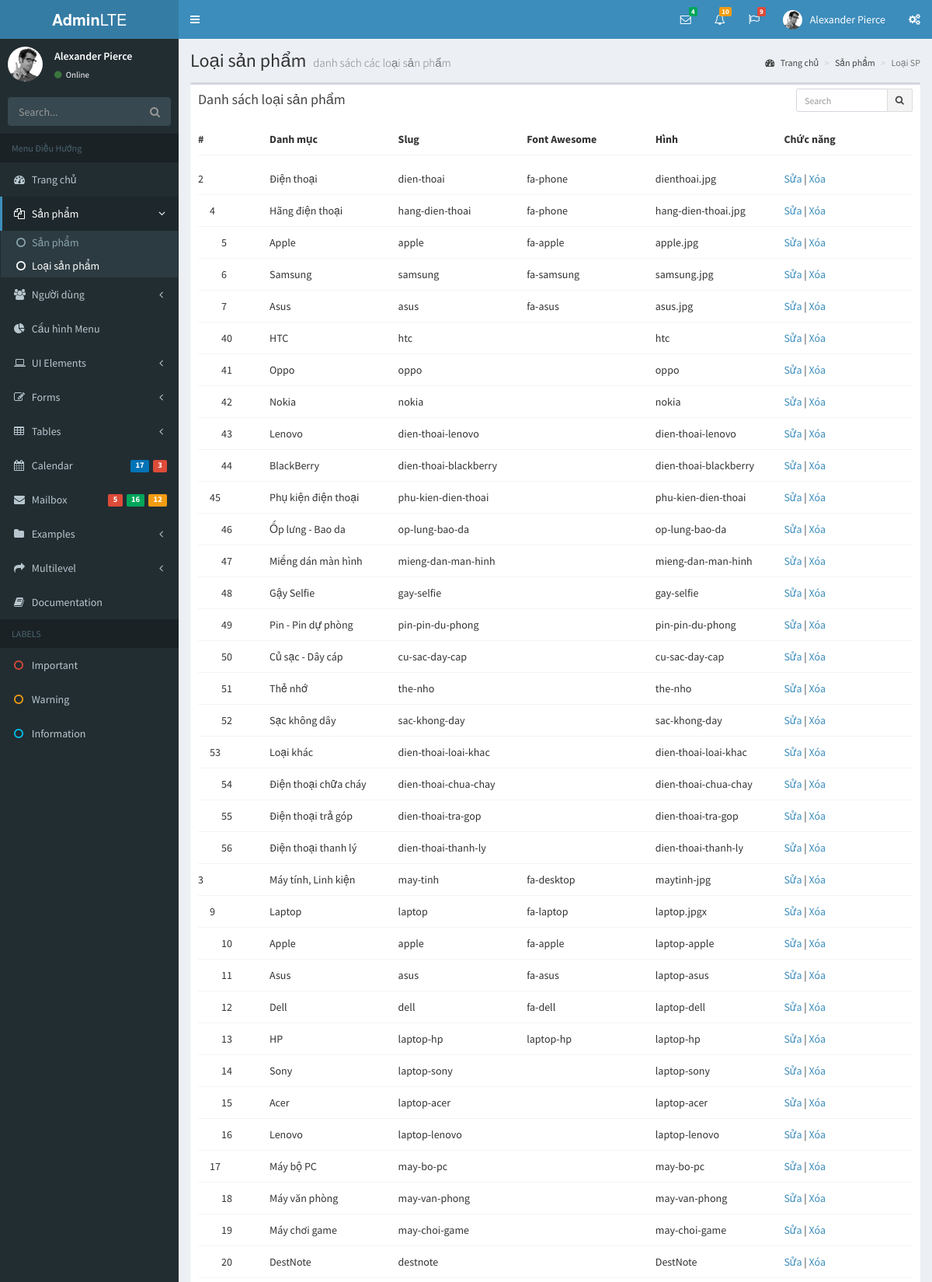
Screenshot of /index.php/admin/products/Categories (upper part) with the database file from the repository.
### tables this page shows
CREATE TABLE IF NOT EXISTS `categories` (
`cat_id` int(11) NOT NULL,
  `cat_name` varchar(50) NOT NULL,
  `cat_img` varchar(100) NOT NULL,
  `cat_slug` varchar(50) NOT NULL,
  `cat_font_awesome` varchar(200) NOT NULL,
  `cat_keyword` varchar(100) NOT NULL,
  `cat_description` varchar(200) NOT NULL,
  `cat_parent` int(3) NOT NULL
);

### application/controllers/admin/Products.php (called while the page is built, shortened)
<?php
class Products extends CI_Controller {
    public function __construct() {
        $this->load->helper('url');
        $this->load->model('admin/MProducts');
    }
    public function Categories() {
        $categories = $this->MProducts->getAll();
        $getParents = $this->MProducts->getParent();
        $data = array(
            'categories' => $categories,
            'parents' => $getParents
        );
        $this->load->view('backend/templates/backend_head');
        $this->load->view('backend/templates/backend_top');
        $this->load->view('backend/modules/products/list_categories', $data);
        $this->load->view('backend/templates/backend_bot');
    }
}

### index.php (called while the page is built, shortened)
<?php
require_once BASEPATH.'core/CodeIgniter.php';

### application/models/admin/MProducts.php (called while the page is built, shortened)
<?php
class MProducts extends CI_Model {
    function getAll() {
        return $this->db->get('categories')->result();
    }
    function getParent() {
        $this->db->where('cat_parent', 0);
        return $this->db->get('categories')->result();
    }
}

### application/views/backend/modules/products/list_categories.php (the view, shortened to what this page needs)
<div class="content-wrapper">
    <section class="content-header">
        <h1>
            Loại sản phẩm
            <small>danh sách các loại sản phẩm</small>
        </h1>
        <ol class="breadcrumb">
            <li><a href="<?php echo admin; ?>"><i class="fa fa-dashboard"></i> Trang chủ</a></li>
            <li><a href="<?php echo admin . "/Products" ?>">Sản phẩm</a></li>
            <li class="active">Loại SP</li>
        </ol>
    </section>
    <section class="content">
        <div class="row">
            <div class="col-xs-12">
                <div class="box">
                    <div class="box-header">
                        <h3 class="box-title">Danh sách loại sản phẩm</h3>
                        <div class="box-tools">
                            <div class="input-group input-group-sm" style="width: 150px;">
                                <input type="text" name="table_search" class="form-control pull-right" placeholder="Search">
                                <div class="input-group-btn">
                                    <button type="submit" class="btn btn-default"><i class="fa fa-search"></i></button>
                                </div>
                            </div>
                        </div>
                    </div>
                    <div id="table-data-cat" class="box-body table-responsive ">
                        <ul class="table-ul-title">
                            <li>
                                <span class='row-cat-id'>#</span>
                                <span>Danh mục</span>
                                <span>Slug</span>
                                <span>Font Awesome</span>
                                <span>Hình</span>
                                <span>Chức năng</span>
                            </li>
                        </ul>
                        <?php
                        function has_children($rows, $id) {
                            foreach ($rows as $row) {
                                if ($row->cat_parent == $id)
                                    return true;
                            }
                            return false;
                        }
                        function build_menu($rows, $parent = 0) {
                            $result = "<ul class='table-content-ulli'>";
                            foreach ($rows as $row) {
                                if ($row->cat_parent == $parent) {
                                    $result.= "<li>";
                                    $result.= "<span class='row-cat-id'>{$row->cat_id}</span>";
                                    $result.= "<span>{$row->cat_name}</span>";
                                    $result.= "<span>{$row->cat_slug}</span>";
                                    $result.= "<span>{$row->cat_font_awesome} 	&nbsp;</span>";
                                    $result.= "<span>{$row->cat_img}</span>";
                                    $result.= "<span><a href='' class='btn-edit-cat' data-id='{$row->cat_id}'>Sửa</a> ";
                                    $result.= " | <a href='' class='btn-delete-cat' data-id='{$row->cat_id}'>Xóa</a></span>";
                                    if (has_children($rows, $row->cat_id)):
                                        $result.= build_menu($rows, $row->cat_id);
                                    endif;
                                    $result.= "</li>";
                                }
                            }
                            $result.= "</ul>";
                            return $result;
                        }
                        echo build_menu($categories);
                        ?>
                    </div>
                </div>
            </div>
        </div>
    </section>
</div>
<link href="<?php echo base_url() ?>components/backend/plugins/select2/select2.css" rel="stylesheet" type="text/css"/>
<link href="<?php echo base_url(); ?>components/backend/dist/css/ul-li-table.css" rel="stylesheet" type="text/css"/>

### application/views/backend/templates/backend_bot.php (style rules this page uses)
.btn, .label { border-radius: 2px !important; }

### rows the page displays
categories: cat_id "2", cat_name "Điện thoại", cat_slug "dien-thoai", cat_font_awesome "fa-phone", cat_img "dienthoai.jpg"
categories: cat_id "4", cat_name "Hãng điện thoại", cat_slug "hang-dien-thoai", cat_font_awesome "fa-phone", cat_img "hang-dien-thoai.jpg"
categories: cat_id "5", cat_name "Apple", cat_slug "apple", cat_font_awesome "fa-apple", cat_img "apple.jpg"
categories: cat_id "6", cat_name "Samsung", cat_slug "samsung", cat_font_awesome "fa-samsung", cat_img "samsung.jpg"
categories: cat_id "7", cat_name "Asus", cat_slug "asus", cat_font_awesome "fa-asus", cat_img "asus.jpg"
categories: cat_id "40", cat_name "HTC", cat_slug "htc", cat_img "htc"
categories: cat_id "41", cat_name "Oppo", cat_slug "oppo", cat_img "oppo"
categories: cat_id "42", cat_name "Nokia", cat_slug "nokia", cat_img "nokia"
categories: cat_id "43", cat_name "Lenovo", cat_slug "dien-thoai-lenovo", cat_img "dien-thoai-lenovo"
categories: cat_id "44", cat_name "BlackBerry", cat_slug "dien-thoai-blackberry", cat_img "dien-thoai-blackberry"
categories: cat_id "45", cat_name "Phụ kiện điện thoại", cat_slug "phu-kien-dien-thoai", cat_img "phu-kien-dien-thoai"
categories: cat_id "46", cat_name "Ốp lưng - Bao da", cat_slug "op-lung-bao-da", cat_img "op-lung-bao-da"
categories: cat_id "47", cat_name "Miếng dán màn hình", cat_slug "mieng-dan-man-hinh", cat_img "mieng-dan-man-hinh"
categories: cat_id "48", cat_name "Gậy Selfie", cat_slug "gay-selfie", cat_img "gay-selfie"
categories: cat_id "49", cat_name "Pin - Pin dự phòng", cat_slug "pin-pin-du-phong", cat_img "pin-pin-du-phong"
categories: cat_id "50", cat_name "Củ sạc - Dây cáp", cat_slug "cu-sac-day-cap", cat_img "cu-sac-day-cap"
categories: cat_id "51", cat_name "Thẻ nhớ", cat_slug "the-nho", cat_img "the-nho"
categories: cat_id "52", cat_name "Sạc không dây", cat_slug "sac-khong-day", cat_img "sac-khong-day"
categories: cat_id "53", cat_name "Loại khác", cat_slug "dien-thoai-loai-khac", cat_img "dien-thoai-loai-khac"
categories: cat_id "54", cat_name "Điện thoại chữa cháy", cat_slug "dien-thoai-chua-chay", cat_img "dien-thoai-chua-chay"
categories: cat_id "55", cat_name "Điện thoại trả góp", cat_slug "dien-thoai-tra-gop", cat_img "dien-thoai-tra-gop"
categories: cat_id "56", cat_name "Điện thoại thanh lý", cat_slug "dien-thoai-thanh-ly", cat_img "dien-thoai-thanh-ly"
categories: cat_id "3", cat_name "Máy tính, Linh kiện", cat_slug "may-tinh", cat_font_awesome "fa-desktop", cat_img "maytinh-jpg"
categories: cat_id "9", cat_name "Laptop", cat_slug "laptop", cat_font_awesome "fa-laptop", cat_img "laptop.jpgx"
categories: cat_id "10", cat_name "Apple", cat_slug "apple", cat_font_awesome "fa-apple", cat_img "laptop-apple"
categories: cat_id "11", cat_name "Asus", cat_slug "asus", cat_font_awesome "fa-asus", cat_img "laptop-asus"
categories: cat_id "12", cat_name "Dell", cat_slug "dell", cat_font_awesome "fa-dell", cat_img "laptop-dell"
categories: cat_id "13", cat_name "HP", cat_slug "laptop-hp", cat_font_awesome "laptop-hp", cat_img "laptop-hp"
categories: cat_id "14", cat_name "Sony", cat_slug "laptop-sony", cat_img "laptop-sony"
categories: cat_id "15", cat_name "Acer", cat_slug "laptop-acer", cat_img "laptop-acer"
categories: cat_id "16", cat_name "Lenovo", cat_slug "laptop-lenovo", cat_img "laptop-lenovo"
categories: cat_id "17", cat_name "Máy bộ PC", cat_slug "may-bo-pc", cat_img "may-bo-pc"
categories: cat_id "18", cat_name "Máy văn phòng", cat_slug "may-van-phong", cat_img "may-van-phong"
categories: cat_id "19", cat_name "Máy chơi game", cat_slug "may-choi-game", cat_img "may-choi-game"
categories: cat_id "20", cat_name "DestNote", cat_slug "destnote", cat_img "DestNote"
